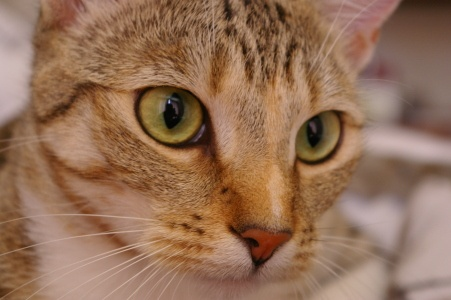
#> input picture sample.jpg, 451 x 300 px, found by its file name
$ python exp6.py
#> lines starting #> are read from the running program, lines starting #| are printed output that depends on the picture
import cv2
import numpy as np
import matplotlib.pyplot as plt

img = cv2.cvtColor(cv2.imread("sample.jpg"), cv2.COLOR_BGR2RGB)
h, w = img.shape[:2]
#> h = 300; w = 451

scaled = cv2.resize(img, None, fx=0.6, fy=0.6, interpolation=cv2.INTER_AREA)

T = np.float32([[1, 0, 80],
                [0, 1, 40]])
translated = cv2.warpAffine(img, T, (w, h))
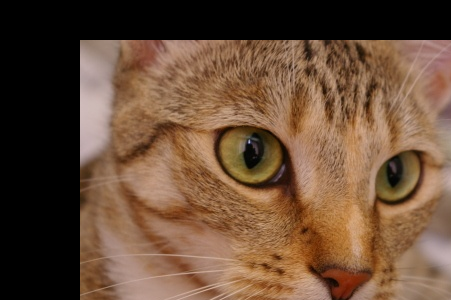
#> translated: shape (300, 451, 3); mean R, G, B 105, 77, 56.1

R = cv2.getRotationMatrix2D((w / 2, h / 2), -30, 1.0)
rotated = cv2.warpAffine(img, R, (w, h))
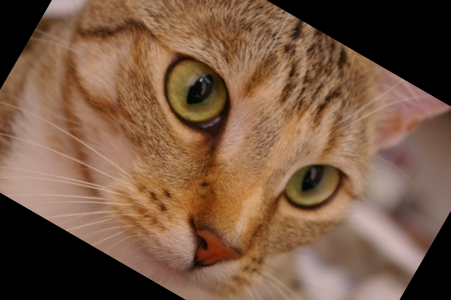
#> rotated: shape (300, 451, 3); mean R, G, B 120.1, 89.3, 67.6

S = np.float32([[1, 0.3, 0],
                [0, 1,   0]])
sheared = cv2.warpAffine(img, S, (int(w + 0.3 * h), h))
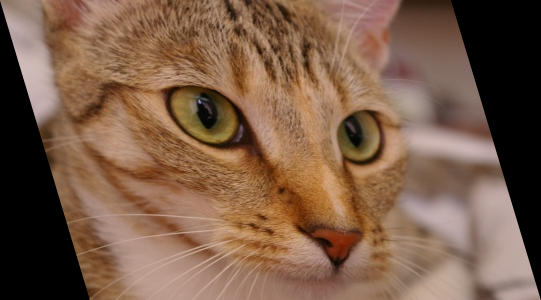
#> sheared: shape (300, 541, 3); mean R, G, B 123.1, 92.9, 72.4

src = np.float32([[0, 0], [w - 1, 0], [0, h - 1]])
#> src = [[0, 0], [450, 0], [0, 299]]
dst = np.float32([[30, 40], [w - 60, 10], [70, h - 50]])
#> dst = [[30, 40], [391, 10], [70, 250]]
A = cv2.getAffineTransform(src, dst)
affine = cv2.warpAffine(img, A, (w, h))
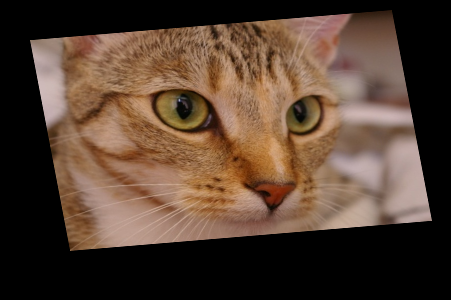
#> affine: shape (300, 451, 3); mean R, G, B 84.5, 63.8, 49.7

print("Translation matrix:\n", T)
print("Rotation matrix (-30 deg):\n", np.round(R, 3))
#| Rotation matrix (-30 deg):
#|  [[  0.866  -0.5   105.211]
#|  [  0.5     0.866 -92.654]]
print("Affine matrix from 3 point pairs:\n", np.round(A, 3))
#| Affine matrix from 3 point pairs:
#|  [[ 0.802  0.134 30.   ]
#|  [-0.067  0.702 40.   ]]
print("Scaled size :", scaled.shape[:2])
#| Scaled size : (180, 271)
print("Sheared size:", sheared.shape[:2])
#| Sheared size: (300, 541)

items = [(img, "Original"), (scaled, "Scaled (0.6x)"),
         (translated, "Translated (+80, +40)"),
         (rotated, "Rotated (-30 deg)"), (sheared, "Sheared (x, 0.3)"),
         (affine, "General affine")]
fig, axes = plt.subplots(2, 3, figsize=(12, 7))
for ax, (im, t) in zip(axes.ravel(), items):
    ax.imshow(im); ax.set_title(t, fontsize=10); ax.axis("off")
#> this loop made 6 passes
#> t on passes 1 to 6: 'Original', 'Scaled (0.6x)', 'Translated (+80, +40)', 'Rotated (-30 deg)', 'Sheared (x, 0.3)', 'General affine'
plt.tight_layout()
plt.show()
